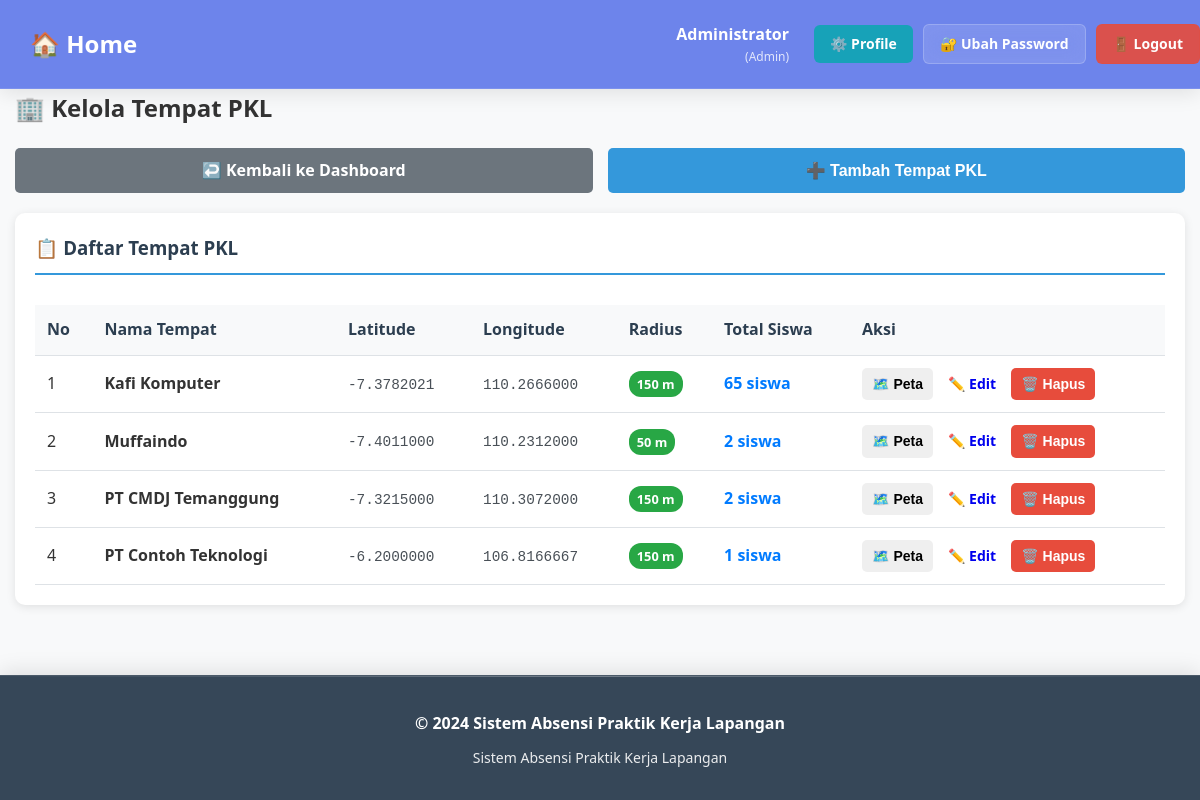
/?r=admin/tempat (signed in), run on the app's committed database.
### tables this page shows
CREATE TABLE `tempat_pkl` (
  `id` int(11) NOT NULL AUTO_INCREMENT,
  `nama` varchar(150) NOT NULL,
  `lat` decimal(10,7) NOT NULL,
  `lng` decimal(10,7) NOT NULL,
  `radius_m` int(11) NOT NULL DEFAULT 150,
  PRIMARY KEY (`id`)
);

### app/Controllers/Controller.php (called while the page is built, shortened)
<?php
class Controller {
    protected function view(string $path, array $data=[]): void {
        extract($data);
        $viewFile = __DIR__ . '/../Views/' . $path . '.php';
        include __DIR__ . '/../Views/layouts/header.php';
        include $viewFile;
        include __DIR__ . '/../Views/layouts/footer.php';
    }
}

### app/Controllers/AdminController.php (called while the page is built, shortened)
<?php
class AdminController extends Controller {
    public function tempat(): void {
        $db = new Database(require __DIR__.'/../../config/db.php');
        $tempat = new TempatPKL($db);
        $listTempat = $tempat->listAll();
        $this->view('admin/tempat', ['tempat' => $listTempat]);
    }
}

### public/index.php (called while the page is built, shortened)
<?php
require __DIR__.'/../app/autoload.php';
$appCfg = require __DIR__.'/../config/app.php';
$r = $_GET['r'] ?? 'auth/login';
[$c, $a] = array_pad(explode('/', $r, 2), 2, 'index');
$controller = null;
switch($c){
    case 'admin': $controller = new AdminController($appCfg); break;
}
$controller->$a();

### app/autoload.php (called while the page is built, shortened)
<?php
spl_autoload_register(function ($class) {
    $prefix = 'App\\';
    $base_dir = __DIR__ . '/';
    $len = strlen($prefix);
    $relative_class = substr($class, $len);
    $file = $base_dir . str_replace('\\', '/', $relative_class) . '.php';
});

### config/db.php (called while the page is built, shortened)
<?php
return [
    'host' => 'localhost',
    'name' => 'db_absensi_pkl',
    'user' => 'root',
    'pass' => '',
    'charset' => 'utf8mb4',
];

### app/Models/Database.php (called while the page is built, shortened)
<?php
class Database {
    private PDO $pdo;
    public function __construct(array $cfg) {
        $dsn = sprintf('mysql:host=%s;dbname=%s;charset=%s',$cfg['host'],$cfg['name'],$cfg['charset']??'utf8mb4');
        $opt = [
            PDO::ATTR_ERRMODE => PDO::ERRMODE_EXCEPTION,
            PDO::ATTR_DEFAULT_FETCH_MODE => PDO::FETCH_ASSOC,
            PDO::ATTR_EMULATE_PREPARES => false,
        ];
        try { $this->pdo = new PDO($dsn,$cfg['user'],$cfg['pass'],$opt); }
        catch (PDOException $e) { die('DB connection failed: '.$e->getMessage()); }
    }
    public function pdo(): PDO {
        return $this->pdo;
    }
}

### app/Models/BaseModel.php (called while the page is built, shortened)
<?php
abstract class BaseModel {
    public function __construct(Database $database) {
        $this->db = $database->pdo();
    }
}

### app/Models/TempatPKL.php (called while the page is built, shortened)
<?php
class TempatPKL extends BaseModel {
    public function listAll(): array {
        $st = $this->db->prepare("
            SELECT t.*, COUNT(s.id) as total_siswa
            FROM tempat_pkl t
            LEFT JOIN siswa s ON t.id = s.tempat_pkl_id
            GROUP BY t.id
            ORDER BY t.nama ASC
        ");
        $st->execute();
        return $st->fetchAll();
    }
}

### app/Helpers/Response.php (called while the page is built, shortened)
<?php
class Response {
    public static function e(?string $str): string {
        return htmlspecialchars($str ?? '', ENT_QUOTES, 'UTF-8');
    }
}

### app/Views/admin/tempat.php (the view, shortened to what this page needs)
<h2>🏢 Kelola Tempat PKL</h2>
<div class="action-buttons" style="margin-bottom: 20px;">
    <a href="?r=admin/dashboard" class="btn btn-secondary">
        ↩️ Kembali ke Dashboard
    </a>
    <button onclick="showAddForm()" class="btn btn-primary">
        ➕ Tambah Tempat PKL
    </button>
</div>
<div class="grid">
    <div class="card">
        <h3>📋 Daftar Tempat PKL</h3>
        <?php if(empty($tempat)): ?>
            <div class="alert alert-info">
                <strong>ℹ️ Info:</strong> Belum ada data tempat PKL.
                Silakan tambah tempat PKL baru.
            </div>
        <?php else: ?>
            <div class="table-responsive">
                <table class="table">
                    <thead>
                        <tr>
                            <th>No</th>
                            <th>Nama Tempat</th>
                            <th>Latitude</th>
                            <th>Longitude</th>
                            <th>Radius</th>
                            <th>Total Siswa</th>
                            <th>Aksi</th>
                        </tr>
                    </thead>
                    <tbody>
                    <?php
                    $no = 1;
                    foreach($tempat as $t):
                    ?>
                        <tr>
                            <td><?= $no++ ?></td>
                            <td>
                                <strong><?= \App\Helpers\Response::e($t['nama']) ?></strong>
                            </td>
                            <td>
                                <span class="coordinate"><?= \App\Helpers\Response::e((string)$t['lat']) ?></span>
                            </td>
                            <td>
                                <span class="coordinate"><?= \App\Helpers\Response::e((string)$t['lng']) ?></span>
                            </td>
                            <td>
                                <span class="radius-badge"><?= (int)$t['radius_m'] ?> m</span>
                            </td>
                            <td>
                                <span class="siswa-count"><?= $t['total_siswa'] ?? 0 ?> siswa</span>
                            </td>
                            <td>
                                <div class="action-buttons-small">
                                    <button onclick="showMap(<?= $t['lat'] ?>, <?= $t['lng'] ?>, '<?= htmlspecialchars($t['nama']) ?>', <?= $t['radius_m'] ?>)"
                                            class="btn btn-sm btn-outline-info" title="Lihat Peta">
                                        🗺️ Peta
                                    </button>
                                    <a href="?r=admin/tempatEdit&id=<?= $t['id'] ?>"
                                       class="btn btn-sm btn-warning" title="Edit">
                                        ✏️ Edit
                                    </a>
                                    <button onclick="deleteTempat(<?= $t['id'] ?>, '<?= htmlspecialchars($t['nama']) ?>')"
                                            class="btn btn-sm btn-danger" title="Hapus">
                                        🗑️ Hapus
                                    </button>
                                </div>
                            </td>
                        </tr>
                    <?php endforeach; ?>
                    </tbody>
                </table>
            </div>
        <?php endif; ?>
    </div>
</div>

### public/assets/css/style.css (style rules this page uses)
* { margin: 0; padding: 0; box-sizing: border-box; }
body { font-family: 'Segoe UI', Tahoma, Geneva, Verdana, sans-serif; line-height: 1.6; color: #333; background-color: #f8f9fa; }
.grid { display: grid; grid-template-columns: repeat(auto-fit, minmax(300px, 1fr)); gap: 20px; margin: 20px 0; }
.card { background: white; border-radius: 10px; padding: 20px; box-shadow: 0 2px 10px rgba(0,0,0,0.1); margin-bottom: 20px; }
.card h2, .card h3, .card h4 { color: #2c3e50; margin-bottom: 15px; border-bottom: 2px solid #3498db; padding-bottom: 10px; }
.btn { display: inline-block; padding: 10px 20px; border: none; border-radius: 5px; font-size: 16px; font-weight: 600; text-decoration: none; cursor: pointer; transition: all 0.3s ease; text-align: center; }
.btn-primary { background-color: #3498db; color: white; }
.btn-danger { background-color: #e74c3c; color: white; }
.btn-secondary { background-color: #6c757d; color: white; }
.btn-sm { padding: 5px 10px; font-size: 14px; }
.action-buttons { display: grid; grid-template-columns: repeat(auto-fit, minmax(200px, 1fr)); gap: 15px; margin: 20px 0; }
.table { width: 100%; border-collapse: collapse; margin-top: 15px; }
.table th, .table td { padding: 12px; text-align: left; border-bottom: 1px solid #dee2e6; }
.table th { background-color: #f8f9fa; font-weight: 600; color: #2c3e50; }
.table-responsive { overflow-x: auto; }

### app/Views/admin/tempat.php (style rules this page uses)
.grid { display: grid; grid-template-columns: 1fr; gap: 20px; margin-top: 20px; }
.coordinate { font-family: monospace; font-size: 0.9rem; color: #495057; }
.radius-badge { background: #28a745; color: white; padding: 4px 8px; border-radius: 12px; font-size: 0.8rem; font-weight: bold; }
.siswa-count { color: #007bff; font-weight: bold; }
.action-buttons-small { display: flex; gap: 5px; }

### data on the page
tempat_pkl: nama "Kafi Komputer", lat "-7.3782021", lng "110.2666000", radius_m "150", total_siswa "65"
tempat_pkl: nama "Muffaindo", lat "-7.4011000", lng "110.2312000", radius_m "50", total_siswa "2"
tempat_pkl: nama "PT CMDJ Temanggung", lat "-7.3215000", lng "110.3072000", radius_m "150", total_siswa "2"
tempat_pkl: nama "PT Contoh Teknologi", lat "-6.2000000", lng "106.8166667", radius_m "150", total_siswa "1"

### other printed values
$_SESSION['user']['name'] "Administrator"
$_SESSION['user']['role'] "Admin"
$schoolName "Sistem Absensi Praktik Kerja Lapangan"
